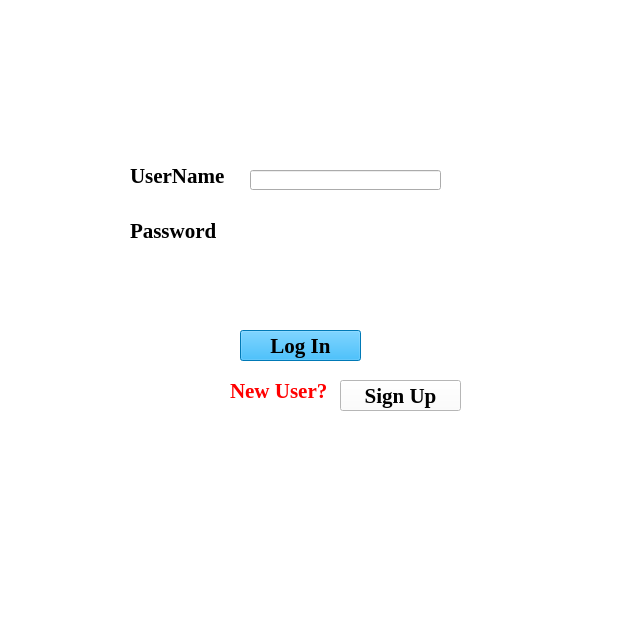
<?xml version="1.0" encoding="UTF-8"?>
<ui version="4.0">
 <class>MainWindow</class>
 <widget class="QMainWindow" name="MainWindow">
  <property name="geometry">
   <rect>
    <x>0</x>
    <y>0</y>
    <width>625</width>
    <height>625</height>
   </rect>
  </property>
  <property name="windowTitle">
   <string>MainWindow</string>
  </property>
  <widget class="QWidget" name="centralwidget">
   <widget class="QLabel" name="label">
    <property name="geometry">
     <rect>
      <x>0</x>
      <y>0</y>
      <width>625</width>
      <height>625</height>
     </rect>
    </property>
    <property name="styleSheet">
     <string notr="true">background-color: rgb(255, 255, 255);</string>
    </property>
    <property name="text">
     <string/>
    </property>
    <property name="pixmap">
     <pixmap>../IMG/ezgif.com-gif-maker (1).jpg</pixmap>
    </property>
   </widget>
   <widget class="QLabel" name="label_2">
    <property name="geometry">
     <rect>
      <x>130</x>
      <y>150</y>
      <width>111</width>
      <height>51</height>
     </rect>
    </property>
    <property name="font">
     <font>
      <family>Times New Roman</family>
      <pointsize>16</pointsize>
      <weight>75</weight>
      <bold>true</bold>
     </font>
    </property>
    <property name="text">
     <string>UserName</string>
    </property>
   </widget>
   <widget class="QLabel" name="label_3">
    <property name="geometry">
     <rect>
      <x>130</x>
      <y>210</y>
      <width>91</width>
      <height>41</height>
     </rect>
    </property>
    <property name="font">
     <font>
      <family>Times New Roman</family>
      <pointsize>16</pointsize>
      <weight>75</weight>
      <bold>true</bold>
     </font>
    </property>
    <property name="text">
     <string>Password</string>
    </property>
   </widget>
   <widget class="QPushButton" name="pushButton">
    <property name="geometry">
     <rect>
      <x>240</x>
      <y>330</y>
      <width>121</width>
      <height>31</height>
     </rect>
    </property>
    <property name="font">
     <font>
      <family>Times New Roman</family>
      <pointsize>16</pointsize>
      <weight>75</weight>
      <bold>true</bold>
     </font>
    </property>
    <property name="styleSheet">
     <string notr="true">background-color: rgb(0, 170, 255);</string>
    </property>
    <property name="text">
     <string>Log In</string>
    </property>
   </widget>
   <widget class="QLabel" name="label_4">
    <property name="geometry">
     <rect>
      <x>230</x>
      <y>360</y>
      <width>151</width>
      <height>61</height>
     </rect>
    </property>
    <property name="font">
     <font>
      <family>Times New Roman</family>
      <pointsize>16</pointsize>
      <weight>75</weight>
      <bold>true</bold>
     </font>
    </property>
    <property name="styleSheet">
     <string notr="true">color: rgb(255, 0, 0);</string>
    </property>
    <property name="text">
     <string>New User?</string>
    </property>
   </widget>
   <widget class="QPushButton" name="pushButton_2">
    <property name="geometry">
     <rect>
      <x>340</x>
      <y>380</y>
      <width>121</width>
      <height>31</height>
     </rect>
    </property>
    <property name="font">
     <font>
      <family>Times New Roman</family>
      <pointsize>16</pointsize>
      <weight>75</weight>
      <bold>true</bold>
     </font>
    </property>
    <property name="styleSheet">
     <string notr="true">background-color: rgb(255, 255, 255);</string>
    </property>
    <property name="text">
     <string>Sign Up</string>
    </property>
   </widget>
   <widget class="QLineEdit" name="lineEdit">
    <property name="geometry">
     <rect>
      <x>250</x>
      <y>170</y>
      <width>191</width>
      <height>20</height>
     </rect>
    </property>
    <property name="styleSheet">
     <string notr="true">border-color: qlineargradient(spread:pad, x1:0.409273, y1:0.58, x2:1, y2:1, stop:0 rgba(0, 0, 0, 198), stop:1 rgba(255, 255, 255, 255));</string>
    </property>
   </widget>
  </widget>
 </widget>
 <resources/>
 <connections/>
</ui>
